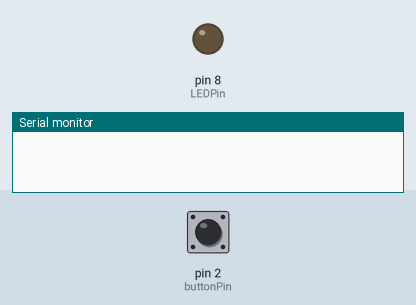
Bench run of a sketch on a simulated Arduino Uno, built with avr-gcc and run on an emulated ATmega328P. On the bench: output pins drawn as LEDs (lit = HIGH), the last lines printed to the serial monitor. Inputs (shaded band) come from the test bench; at power-on: pin 2 (buttonPin) HIGH. EEPROM starts erased.

Above: at 1.2 s.
1.3 s: pin 2 (buttonPin) pulled LOW for 0.15 s
At 2.4 s:
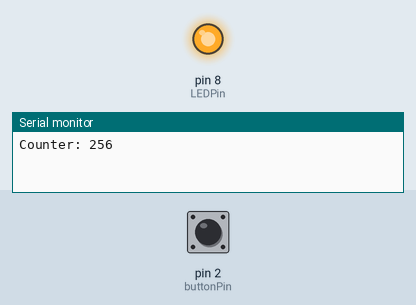
2.9 s: pin 2 (buttonPin) pulled LOW for 1 s
At 3.7 s:
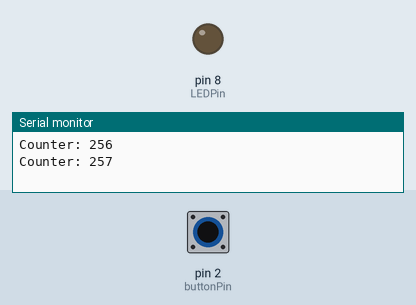
5.4 s: pin 2 (buttonPin) pulled LOW for 3.2 s
At 6.2 s:
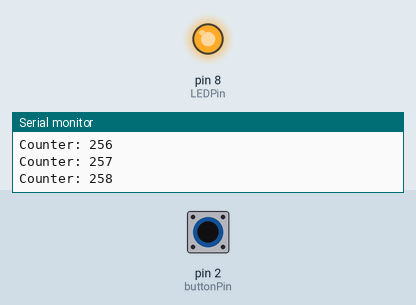
Timing chart, 0 to 8.4 s (numbered marks = the images above; inputs shaded):
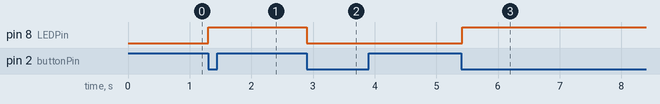

The sketch:

EEPROM.ino
```cpp
#include <EEPROM.h>

int LEDPin = 8;
int buttonPin = 2;
int LEDState = 0;
int prevState = 1;
int currState;

int counter = 0;

//as millis returns a long int
long unsigned int lastPress = 0;

int debounceTime = 20;

void setup() {
  // put your setup code here, to run once:
  Serial.begin(9600);

  Serial.begin(9600);
  pinMode(LEDPin, OUTPUT);
  pinMode(buttonPin, INPUT_PULLUP);

  //assign counter the valye of address 0
  counter = EEPROM.read(0);

  //write a 0 to 0. This allows for consecutive resets to reset
  //the counter
  EEPROM.write(0, 0);
}

void loop() {
  // put your main code here, to run repeatedly:
  currState = digitalRead(buttonPin);

  if(millis() - lastPress > debounceTime){
    lastPress = millis();
    if(prevState == 1 && currState == 0){
      counter++;
      EEPROM.write(0, counter);
      LEDState = !LEDState;
      digitalWrite(LEDPin, LEDState);

      Serial.print("Counter: ");
      Serial.println(counter);
    }
    prevState = currState;
  }
}

//Side note:
  //will only write to EEPROM from 0 to 255
  //as arduino is a 8 bit system, and the arduino
  //stores (value)%256
//  for(int addr = 0; addr < 1024; addr++){
//    EEPROM.write(addr, addr);
//    Serial.println(EEPROM.read(addr), DEC);
//  }

//To fix this issue we can use the little Endian ordering
//which baisically masks the first 8 bits and stores them
//in one memory location and stores the second 8 bits
//in the second memory location

//int bigData;
//byte littleData;
//void setup(){
//  littleData = bigData & 0xFF;
//  EEPROM.write(0, littleData);
//  littleData = bigData >> 8;
//  EEPROM.write(1, littleData);
//}
```

Measured:
- after the input at 1.3 s, pin 8 (LEDPin): LOW → HIGH at once
- after the input at 2.9 s, pin 8 (LEDPin): HIGH → LOW at once
- after the input at 5.4 s, pin 8 (LEDPin): LOW → HIGH at once
